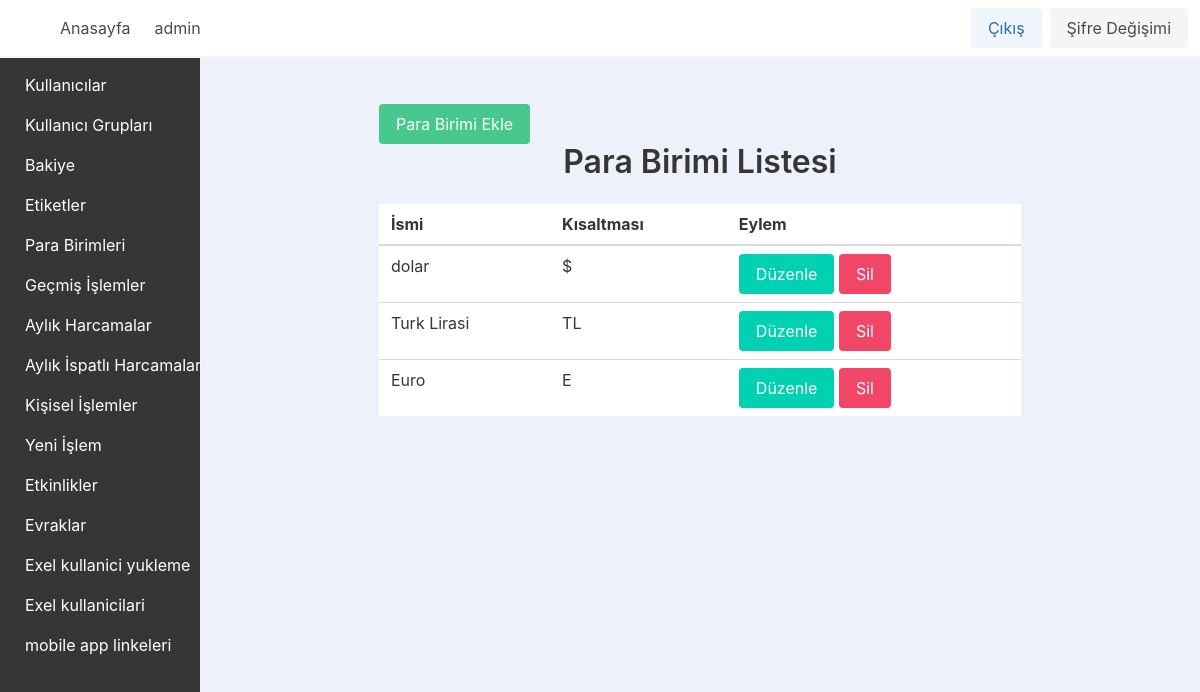
Page /currencylist/ (signed in) on the earlier database version.
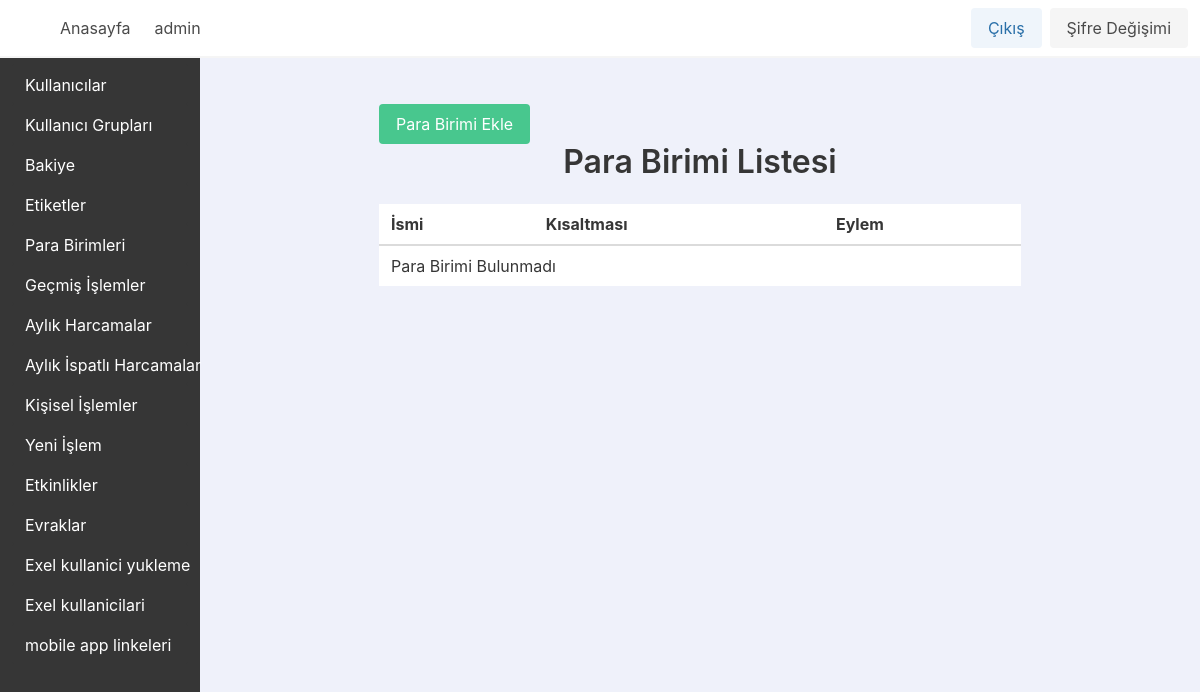
Same page on the later database version.
### app_base/models.py (models this page shows, shortened)
class MuUser(AbstractUser):
    username_validator = UnicodeUsernameValidator()
    username = models.CharField(_("Kullanıcı Adı"), max_length=150, unique=True, help_text=_("Max 150 karakter olabilir. Harfler, sayilar ve sadece @/./+/-/_ olabilir"), validators=[username_validator], error_messages={"unique": _("Bu isimde bir kullanici zaten var")})
    password = models.CharField(_("password"), max_length=128, null=False)
    first_name = models.CharField(_("İsim"), max_length=150, blank=True)  # AD-SOYAD ORTAK
    last_name = models.CharField(_("Soyisim"), max_length=150, blank=True)  # first_name ad-soyad icin ortak kullanilcak
    email = models.EmailField(_("email address"), blank=True)
    is_staff = models.BooleanField(_("Yönetici Durumu"), default=False, help_text=_("Kullanıcının bu yönetici paneline giriş yapabilmesini belirler."))
    is_active = models.BooleanField(_("active"), default=True, help_text=_("Designates whether this user should be treated as active. " "Unselect this instead of deleting accounts."))
    date_joined = models.DateTimeField(_("date joined"), default=timezone.now)
    currency = models.ForeignKey(Currency, on_delete=models.PROTECT, null=True)
    gruplar = models.ManyToManyField(MuGroup, blank=True)

class Currency(models.Model):
    name = models.CharField(max_length=255, unique=True)
    abbreviation = models.CharField(max_length=10, unique=True)

### app_base/views/currencies_view.py (the view)
# urls.py: path("currencylist/", CurrencyListView.as_view(), name="currencylist_view_name"),
class CurrencyListView(LoginRequiredMixin, ListView):
    model = Currency
    template_name = "app_base/currencies/currencylist.html"
    context_object_name = "currencies"

### app_base/templates/app_base/currencies/currencylist.html (shortened to what this page needs)
{% extends "base.html" %}
{% block content %}
    <div class="container">
        <section class="section">
            <div class="columns is-centered">
                <div class="column is-three-quarters">
                    <a href="{% url 'currencycreate_view_name' %}" class="button is-success">Para Birimi Ekle</a>
                    <h1 class="title has-text-centered">Para Birimi Listesi</h1>
                    <table class="table is-fullwidth">
                        <thead>
                            <tr>
                                <th>İsmi</th>
                                <th>Kısaltması</th>
                                <th>Eylem</th>
                            </tr>
                        </thead>
                        <tbody>
                            {% for currency in currencies %}
                                <tr>
                                    <td>{{ currency.name }}</td>
                                    <td>{{ currency.abbreviation }}</td>
                                    <td>
                                        <a href="{% url 'currencyupdate_view_name' currency.pk %}" class="button is-primary">Düzenle</a>
                                        <a href="{% url 'currencydelete_view_name' currency.pk %}" class="button is-danger">Sil</a>
                                    </td>
                                </tr>
                            {% empty %}
                                <tr>
                                    <td colspan="3">Para Birimi Bulunmadı</td>
                                </tr>
                            {% endfor %}
                        </tbody>
                    </table>
                </div>
            </div>
        </section>
    </div>
{% endblock content %}

### templates/base.html (shortened to what this page needs)
{% load static %}
<!DOCTYPE html>
<html lang="tr">
    <head>
        <link rel="stylesheet" href="https://cdn.jsdelivr.net/npm/bulma@0.9.4/css/bulma.min.css">
        <link href="https://cdn.jsdelivr.net/npm/select2@4.1.0-rc.0/dist/css/select2.min.css" rel="stylesheet" />
        <link rel="stylesheet" href="https://cdn.jsdelivr.net/npm/flatpickr/dist/flatpickr.min.css">
    </head>
    <body x-data="{ muside: false }">
        {% include "navbar.html" %}
        <div class="columns mx-0">
            <div {% if user.is_authenticated %}  {% else %}  class="is-hidden"  {% endif %} class="column is-2 has-background-grey-darker" x-bind:class="{ 'is-hidden': muside }">
                {% if user.is_authenticated %}
                    {% include "sidebar.html" %}
                {% endif %}
            </div>
            <div class="column has-background-link-light main-content">
                {% block content %}
                {% endblock content %}
            </div>
        </div>
    </body>
</html>

### templates/navbar.html (shortened to what this page needs)
{% load static %}
<nav class="navbar has-background-white has-shadow" x-data="{ open: false }">
    <div class="navbar-brand">
        <a class="navbar-item" x-on:click="muside = !muside">
            <span class="iconify icon is-medium" data-icon="tabler:layout-sidebar-left-expand-filled"></span>
        </a>
    </div>
    <div id="navbarmenu_id" class="navbar-menu" x-bind:class="{ 'is-active': open }">
        <div class="navbar-start">
            <a class="navbar-item is-info is-light" href="{% url "home_view_name" %}">Anasayfa</a>
            {% if user.is_authenticated %}
                <span class="navbar-item">{{ user.username }}</span>
            {% endif %}
        </div>
        <div class="navbar-end">
            <div class="navbar-item">
                <div class="buttons">
                    {% if user.is_authenticated %}
                        <a class="button is-info is-light" href="{% url 'logout_view_name' %}">Çıkış</a>
                        <a class="button is-light" href="{% url 'passwordchange_view_name' %}">Şifre Değişimi</a>
                    {% else %}
                        <a class="button is-info is-light" href="{% url 'login_view_name' %}">Giriş</a>
                    {% endif %}
                </div>
            </div>
        </div>
    </div>
</nav>

### templates/sidebar.html (shortened to what this page needs)
<div class="menu-container">
    <aside class="menu ">
        <ul class="menu-list ">
            <li class="mt-2">
                <a class="button is-dark has-text-left" href="{% url 'userlist_view_name' %}">  Kullanıcılar</a>
            </li>
            <li>
                <a class="button is-dark has-text-left" href="{% url 'grouplist_view_name' %}">  Kullanıcı Grupları</a>
            </li>
            <li>
                <a class="button is-dark has-text-left" href="{% url 'balance_view_name' %}">  Bakiye</a>
            </li>
            <li>
                <a class="button is-dark has-text-left" href="{% url 'taglist_view_name' %}">  Etiketler</a>
            </li>
            <li>
                <a class="button is-dark has-text-left" href="{% url 'currencylist_view_name' %}">  Para Birimleri</a>
            </li>
            <li>
                <a class="button is-dark has-text-left" href="{% url 'transactiontable_view_name' %}">  Geçmiş İşlemler </a>
            </li>
            <li>
                <a class="button is-dark has-text-left" href="{% url 'monthlyspendings_view_name' %}">  Aylık Harcamalar</a>
            </li>
            <li>
                <a class="button is-dark has-text-left" href="{% url "proventags_view_name" %}">Aylık İspatlı Harcamalar</a>
            </li>
            <li>
                <a class="button is-dark has-text-left" href="{% url 'transactionlist_view_name' %}"> Kişisel İşlemler</a>
            </li>
            <li>
                <a class="button is-dark has-text-left" href="{% url 'transactioncreate_view_name' %}">  Yeni İşlem</a>
            </li>
            <li>
                <a class="button is-dark has-text-left" href="{% url 'etkinlik_list' %}"> Etkinlikler</a>
            </li>
            <li>
                <a class="button is-dark has-text-left" href="{% url 'evrak_list' %}">  Evraklar</a>
            </li>
            <li>
                <a class="button is-dark has-text-left" href="{% url "upload_exel_view_name" %}">Exel kullanici yukleme</a>
            </li>
            <li>
                <a class="button is-dark has-text-left" href="{% url "exelusers_list" %}">Exel kullanicilari</a>
            </li>
            <li>
                <a class="button is-dark has-text-left" href="{% url "mobile_view_name" %}">mobile app linkeleri</a>
            </li>
        </ul>
    </aside>
</div>

Differences in the rows shown:
removed Currency: name "dolar", abbreviation "$"
removed Currency: name "Turk Lirasi", abbreviation "TL"
removed Currency: name "Euro", abbreviation "E"
Other differences:
text now shown: "Para Birimi Bulunmadı"
